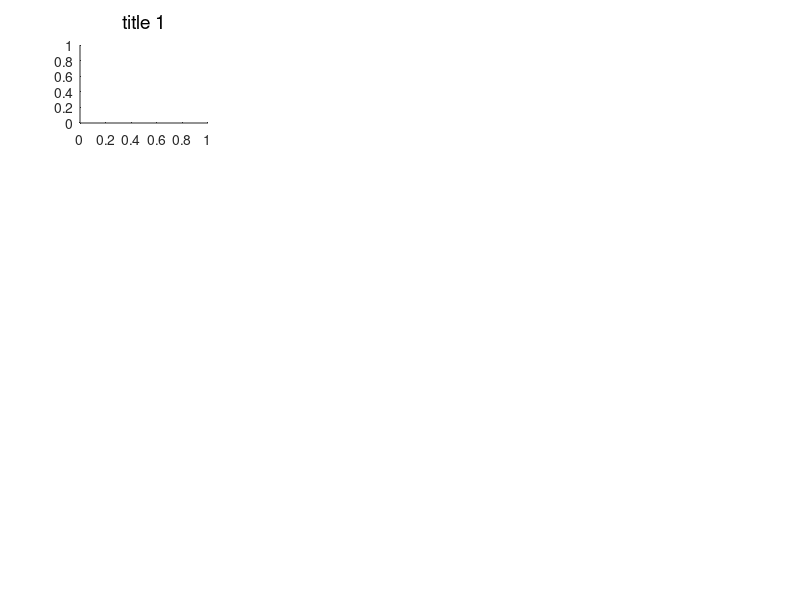

Reproduce this figure in MATLAB. (Note: this script raises an error after producing the figure.)
clc; 
clear all; 
close all;

% Define the paths to the images for each model
imagePath1 = '/Users/poulami/Nextcloud/3D_spherical_model/model_global_Poulami_postprocess/14_test_250Ma_3D_test_with_shear_heat_01/Maps_geofeatures';
imagePath2 = '/Users/poulami/Nextcloud/3D_spherical_model/model_global_Poulami_postprocess/13_test_250Ma_3D_test_no_shear_heat/Maps_geofeatures';
imagePath3 = '/Users/poulami/Nextcloud/3D_spherical_model/model_global_Poulami_postprocess/12_test_250Ma_3D_test_no_shear_heat/Maps_geofeatures';
imagePath4 = '/Users/poulami/Nextcloud/3D_spherical_model/model_global_Poulami_postprocess/11_test_250Ma_3D_test_no_shear_heat/Maps_geofeatures';
imagePath5 = '/Users/poulami/Nextcloud/3D_spherical_model/model_global_Poulami_postprocess/03_visc_cmb_extended_15_3D_no_shear_heat/Maps_geofeatures';

% Define the depth slice (you need to specify this value)
depthSlice = '2800'; % Example depth slice

model_titles={'title 1';'title 2';'title 3';'title 4';'title 5'};
% Define the times in Myr for all models
times = [1, 51, 101, 151, 201, 251];

% Number of time points
numTimes = length(times);

% Define the cropping rectangle [xmin ymin width height]
cropRect = [500 300 2500 1150];

% Create a figure with white background
figure('Color', 'white');

% Calculate subplot positions
subplotHeight = 0.13; % Height for each subplot
spacing = 0.005; % Spacing between subplots (adjust as needed)
width_subplot = 0.16; % Adjust width of each subplot column

% Main title height
mainTitleHeight = 0.07;

% Loop through each model
for model = 1:5
    % Calculate the position for the main title of this model
    mainTitlePosition = [0.1 + (width_subplot + spacing) * (model - 1), 1 - mainTitleHeight, width_subplot, mainTitleHeight];
    
    % Create a subplot for the main title of this model without frame
    ax_mainTitle = axes('Position', mainTitlePosition, 'Color', 'none', 'XTick', [], 'YTick', [], 'Box', 'off', 'Visible', 'off');
    text(0.5, 0.5, sprintf(model_titles{model}), 'FontSize', 14, ...
        'HorizontalAlignment', 'center', 'VerticalAlignment', 'middle');
    
    % Loop through each time and plot the corresponding images for this model
    for i = 1:numTimes
        % Calculate the position for the subplot of this model and time
        subplotBottom = 1 - (i * (subplotHeight + spacing)) - mainTitleHeight; % Bottom position for each subplot
        subplotPosition = [0.1 + (width_subplot + spacing) * (model - 1), subplotBottom, width_subplot, subplotHeight]; % [left, bottom, width, height]
        
        % Create a subplot for this model and time image
        ax = axes('Position', subplotPosition);
        
        % Remove grid from subplot
        grid(ax, 'off');
        
        % Construct the filename for this model and time
        filename = sprintf('geofeatures_depth_%s_%04d.png', depthSlice, times(i));
        
        % Full path to the image for this model and time
        switch model
            case 1
                imagePathFull = fullfile(imagePath1, filename);
            case 2
                imagePathFull = fullfile(imagePath2, filename);
            case 3
                imagePathFull = fullfile(imagePath3, filename);
            case 4
                imagePathFull = fullfile(imagePath4, filename);
            case 5
                imagePathFull = fullfile(imagePath5, filename);
        end
        
        % Read the image for this model and time
        img = imread(imagePathFull);
        
        % Crop the image for this model and time
        imgCropped = imcrop(img, cropRect);
        
        % Display the cropped image for this model and time
        imshow(imgCropped, 'Parent', ax);
if model==1
    % Add time text on the left side of the subplot for the first model
    text(ax, -0.1, 0.5, sprintf('%d Myr', times(i)), 'FontSize', 14, ...
        'HorizontalAlignment', 'right', 'VerticalAlignment', 'middle', ...
        'Units', 'normalized');
end
    end
end

% Adjust figure properties
set(gcf, 'Position', [0, 0, 1500, 800]); % Adjust size as needed
